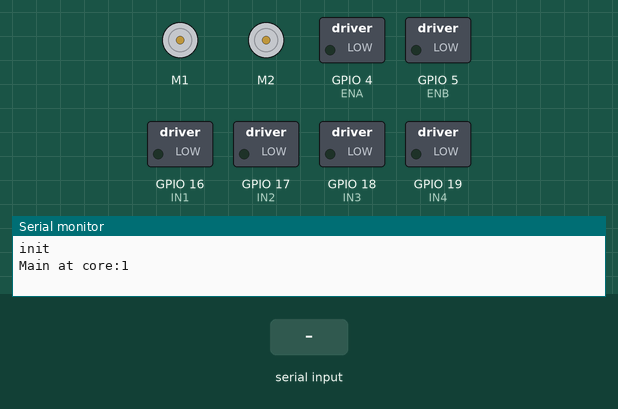
Bench run of a sketch on a simulated ESP32. On the bench: 2 × DC motor (green arrow = forward, orange = backward, longer = faster), switched loads named in the sketch (green lamp = pin HIGH), the last lines printed to the serial monitor. Inputs (shaded band) come from the test bench. Nothing arrives over Bluetooth unless stated.

Above: at 1.2 s.
1.3 s: "F\n" received over Serial
At 2.4 s:
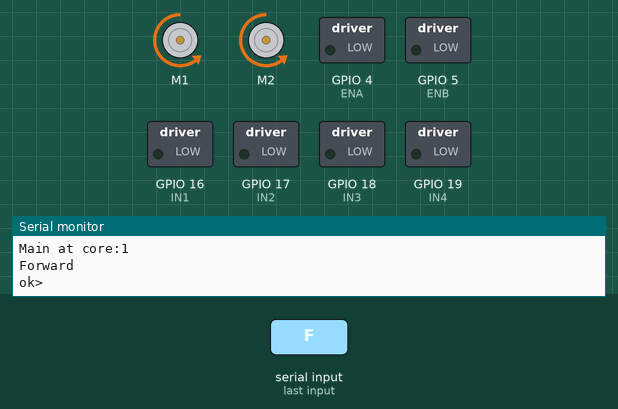
2.8 s: "L\n" received over Serial
At 3.5 s:
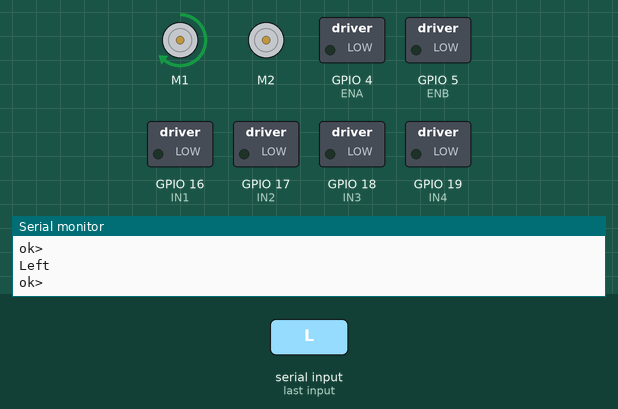
4.3 s: "R\n" received over Serial
At 4.7 s:
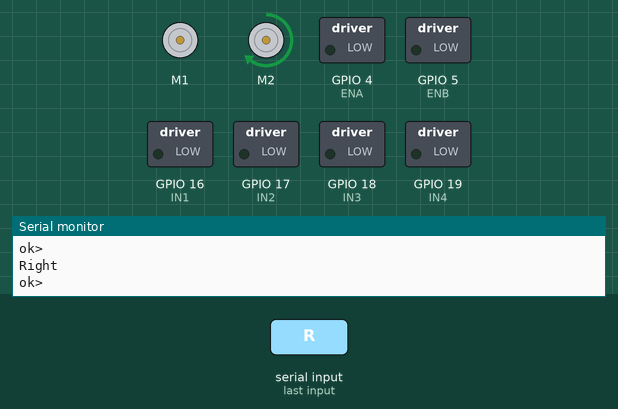
5.8 s: "B\n" received over Serial
At 7.0 s:
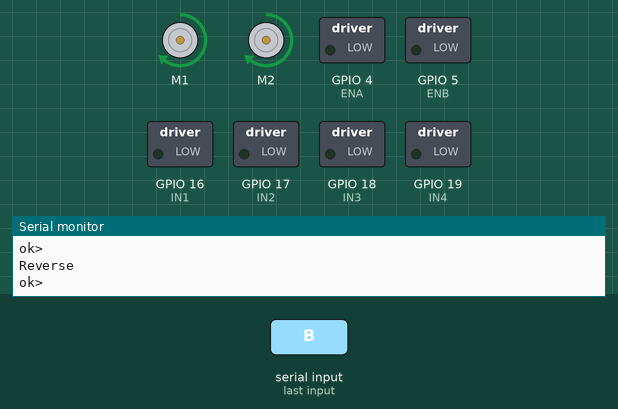
7.3 s: "S\n" received over Serial
At 8.1 s:
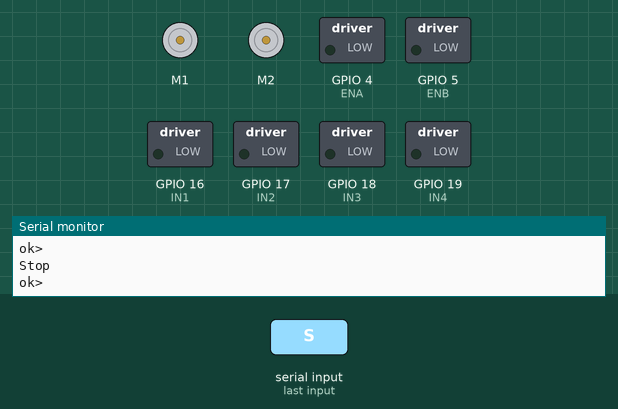
Timing chart, 0 to 10.3 s (numbered marks = the images above; inputs shaded):
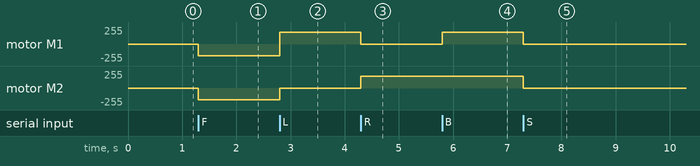

The sketch:

kit_bt.ino
```cpp
#include <Robojax_L298N_DC_motor.h>
#include <BluetoothSerial.h>
//--------- Flag structure --------------------------------------
typedef struct _vFlag
{
  uint8_t BTFlag = 0;
  uint8_t DC_Flag = 0;
  uint8_t CANFlag = 0;
  uint8_t I2C_Flag = 0;
  uint8_t BMP180Flag = 0;
  uint8_t DS18B20Flag = 0;
  uint8_t JSONFlag = 0;
  uint8_t Radar_L_Flag = 0;
  uint8_t Radar_R_Flag = 0;
  uint8_t sensor_Flag = 0;
  uint8_t sensor1_Flag = 0;
  uint8_t initial_Flag = 0;
  uint8_t Tone_Flag = -1;
  uint8_t IR_RECV_Flag=0;
  uint8_t IR_SEND_Flag=0;
  uint8_t FunctionFlag = 3;
  uint8_t SendFlag = 0;
  uint8_t BMPCnt = 0;
} vFlag;
vFlag *flag_Ptr;
vFlag flag;

//----------uart--------------
#define LINE_BUFFER_LENGTH 64
//--------- uart structure --------------------------------------
typedef struct _vUart
{
  char c;
  int lineIndex = 0;
  int line1Index = 0;
  int BTlineIndex = 0;
  bool lineIsComment;
  bool lineSemiColon;
  char line[128];
  char BTline[20];
  String inputString;
  String BTinputString;
  String S1inputString;
  int V[16];
  char ctemp[30];
  char I2C_Data[80];
  int DC_Spped = 50;
  float Voltage[16];
  int Buffer[128];
  int StartCnt = 0;
  int ReadCnt = 0;
  int sensorValue = 0;
} vUart;
vUart *Uart_Ptr;
vUart Uart;
//---------BT--------------------
BluetoothSerial SerialBT;
//-------------L298---------------------------------------------------
// motor 1 settings
#define CHA 0
#define ENA 4 // this pin must be PWM enabled pin if Arduino board is used
#define IN1 16
#define IN2 17
// motor 2 settings
#define IN3 18
#define IN4 19
#define ENB 5// this pin must be PWM enabled pin if Arduino board is used
#define CHB 1

const int CCW = 2; // do not change
const int CW  = 1; // do not change

#define motor1 1 // do not change
#define motor2 2 // do not change

// for two motors without debug information // Watch video instruciton for this line: https://youtu.be/2JTMqURJTwg
Robojax_L298N_DC_motor motors(IN1, IN2, ENA,  IN3, IN4, ENB);

void Forward() //電機前進
{
  motors.brake(1);
  motors.brake(2);

  motors.rotate(motor1, 70, CCW);
  motors.rotate(motor2, 70, CCW);
}

void Reverse(){
  motors.brake(1);
  motors.brake(2);

  motors.rotate(motor1, 70, CW);
  motors.rotate(motor2, 70, CW);
}
void Left()
{
  motors.brake(1);
  motors.brake(2);
  motors.rotate(motor1, 70, CW);//run motor2 at 60% speed in CCW direction
}
void Right()
{
  motors.brake(1);
  motors.brake(2);
  motors.rotate(motor2, 70, CW);
}

void Stop() //電機停止
{
  motors.brake(1);
  motors.brake(2);
}
//-------------------------------------------------
void setup()
{
  Serial.begin(9600);
  Serial.println(F("init"));
  SerialBT.begin("BT_Node12");// BTName為藍芽廣播名稱
  pinMode(IN1, OUTPUT);
  pinMode(IN2, OUTPUT);
  pinMode(IN3, OUTPUT);
  pinMode(IN4, OUTPUT);
  pinMode(ENA, OUTPUT);
  pinMode(ENB, OUTPUT);

}
//-----------------------------------------
void loop()
{
  Serial.print(F("Main at core:"));
  Serial.println(xPortGetCoreID());
  while(1)
  {
    while (Serial.available() > 0)
    {
      Uart.c = Serial.read();

      if ((Uart.c == '\n') || (Uart.c == '\r'))
      { // End of line reached
        if (Uart.lineIndex > 0)
        { // Line is complete. Then execute!
          Uart.line[Uart.lineIndex] = '\0'; // Terminate string
          processCommand(Uart.line); // do something with the command
          Uart.lineIndex = 0;
          Uart.inputString = "";
        }
        else
        {
          // Empty or comment line. Skip block.
        }
        Uart.lineIsComment = false;
        Uart.lineSemiColon = false;
        Serial.println(F("ok>"));
      }
      else
      {
        if ((Uart.lineIsComment) || (Uart.lineSemiColon))
        {
          if (Uart.c == ')')
            Uart.lineIsComment = false; // End of comment. Resume line.
        }
        else
        {
          if (Uart.c == '/')
          { // Block delete not supported. Ignore character.
          }
          else if (Uart.c == '~')
          { // Enable comments flag and ignore all characters until ')' or EOL.
            Uart.lineIsComment = true;
          }
          else if (Uart.c == ';')
          {
            Uart.lineSemiColon = true;
          }
          else if (Uart.lineIndex >= LINE_BUFFER_LENGTH - 1)
          {
            Serial.println("ERROR - lineBuffer overflow");
            Uart.lineIsComment = false;
            Uart.lineSemiColon = false;
          }
          else if (Uart.c >= 'a' && Uart.c <= 'z')
          { // Upcase lowercase
            Uart.line[Uart.lineIndex] = Uart.c - 'a' + 'A';
            Uart.lineIndex = Uart.lineIndex + 1;
            Uart.inputString += (char)(Uart.c - 'a' + 'A');
          }
          else
          {
            Uart.line[Uart.lineIndex] = Uart.c;
            Uart.lineIndex = Uart.lineIndex + 1;
            Uart.inputString += Uart.c;
          }
        }
      }
    } //while (Serial.available() > 0)
    //檢查藍芽內是否有資料
    while (SerialBT.available())
    {
      //讀取藍芽資料
      String BTdata = SerialBT.readString();
      //顯示在序列視窗
      Serial.println(BTdata);
      BTprocessCommand(BTdata); // do something with the command

    }//while (BT.available())


  }
}
//-------------------BT-----------------
void BTprocessCommand(String data)
{
  if (data =="F")
  {
    Serial.println(F("Forward"));
    Forward();
  }
  if (data == "L")
  {
    Serial.println(F("Left"));
    Left();
  }
  if (data == "R")
  {
    Serial.println(F("Right"));
    Right();
  }
  if (data == "B")
  {
    Serial.println(F("Reverse"));
    Reverse();
  }
  if (data == "S")
  {
    Serial.println(F("Stop"));
    Stop();
  }
}
//----------------------------------------
void processCommand(char *data)
{
  int len, xlen, ylen, zlen, alen;
  int tempDIO;
  String stemp;

  len = Uart.inputString.length();
  //---------------------------------------
  if (strstr(data, "VER") != NULL)
  {
    Serial.println(F("ESP32_20230710"));
  }
  if (strstr(data, "F") != NULL)
  {
    Serial.println(F("Forward"));
    Forward();
  }
  if (strstr(data, "L") != NULL)
  {
    Serial.println(F("Left"));
    Left();
  }
  if (strstr(data, "R") != NULL)
  {
    Serial.println(F("Right"));
    Right();
  }
  if (strstr(data, "B") != NULL)
  {
    Serial.println(F("Reverse"));
    Reverse();
  }
  if (strstr(data, "S") != NULL)
  {
    Serial.println(F("Stop"));
    Stop();
  }

}
//-----------------------------------------
```

Measured:
- after the input at 1.3 s, motor M1, motor M2: stopped → backward 178/255 at once
- after the input at 2.8 s, motor M1: backward 178/255 → forward 178/255 at once; motor M2: backward 178/255 → stopped at once
- after the input at 4.3 s, motor M1: forward 178/255 → stopped at once; motor M2: stopped → forward 178/255 at once
- after the input at 5.8 s, motor M1: stopped → forward 178/255 at once
- after the input at 7.3 s, motor M1, motor M2: forward 178/255 → stopped at once
